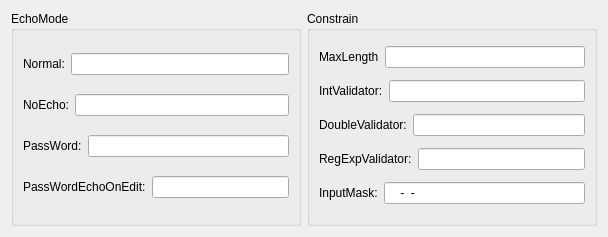
<?xml version="1.0" encoding="UTF-8"?>
<ui version="4.0">
 <class>Widget</class>
 <widget class="QWidget" name="Widget">
  <property name="geometry">
   <rect>
    <x>0</x>
    <y>0</y>
    <width>608</width>
    <height>237</height>
   </rect>
  </property>
  <property name="windowTitle">
   <string>Widget</string>
  </property>
  <layout class="QHBoxLayout" name="horizontalLayout_10">
   <item>
    <widget class="QGroupBox" name="groupBox">
     <property name="title">
      <string>EchoMode</string>
     </property>
     <layout class="QVBoxLayout" name="verticalLayout">
      <item>
       <layout class="QHBoxLayout" name="horizontalLayout">
        <item>
         <widget class="QLabel" name="label">
          <property name="text">
           <string>Normal:</string>
          </property>
         </widget>
        </item>
        <item>
         <widget class="QLineEdit" name="normalLineEdit"/>
        </item>
       </layout>
      </item>
      <item>
       <layout class="QHBoxLayout" name="horizontalLayout_2">
        <item>
         <widget class="QLabel" name="label_2">
          <property name="text">
           <string>NoEcho:</string>
          </property>
         </widget>
        </item>
        <item>
         <widget class="QLineEdit" name="noEchoLineEdit">
          <property name="echoMode">
           <enum>QLineEdit::NoEcho</enum>
          </property>
         </widget>
        </item>
       </layout>
      </item>
      <item>
       <layout class="QHBoxLayout" name="horizontalLayout_3">
        <item>
         <widget class="QLabel" name="label_3">
          <property name="text">
           <string>PassWord:</string>
          </property>
         </widget>
        </item>
        <item>
         <widget class="QLineEdit" name="passwordLineEdit">
          <property name="echoMode">
           <enum>QLineEdit::Password</enum>
          </property>
         </widget>
        </item>
       </layout>
      </item>
      <item>
       <layout class="QHBoxLayout" name="horizontalLayout_4">
        <item>
         <widget class="QLabel" name="label_4">
          <property name="text">
           <string>PassWordEchoOnEdit:</string>
          </property>
         </widget>
        </item>
        <item>
         <widget class="QLineEdit" name="passwordEchoOnEdit">
          <property name="echoMode">
           <enum>QLineEdit::PasswordEchoOnEdit</enum>
          </property>
         </widget>
        </item>
       </layout>
      </item>
     </layout>
    </widget>
   </item>
   <item>
    <widget class="QGroupBox" name="groupBox_2">
     <property name="title">
      <string>Constrain</string>
     </property>
     <layout class="QVBoxLayout" name="verticalLayout_2">
      <item>
       <layout class="QHBoxLayout" name="horizontalLayout_5">
        <item>
         <widget class="QLabel" name="label_5">
          <property name="text">
           <string>MaxLength</string>
          </property>
         </widget>
        </item>
        <item>
         <widget class="QLineEdit" name="maxLengthLineEdit"/>
        </item>
       </layout>
      </item>
      <item>
       <layout class="QHBoxLayout" name="horizontalLayout_6">
        <item>
         <widget class="QLabel" name="label_6">
          <property name="text">
           <string>IntValidator:</string>
          </property>
         </widget>
        </item>
        <item>
         <widget class="QLineEdit" name="validatorLineEdit">
          <property name="inputMask">
           <string/>
          </property>
         </widget>
        </item>
       </layout>
      </item>
      <item>
       <layout class="QHBoxLayout" name="horizontalLayout_8">
        <item>
         <widget class="QLabel" name="label_8">
          <property name="text">
           <string>DoubleValidator:</string>
          </property>
         </widget>
        </item>
        <item>
         <widget class="QLineEdit" name="doubleValidatorLineEdit"/>
        </item>
       </layout>
      </item>
      <item>
       <layout class="QHBoxLayout" name="horizontalLayout_9">
        <item>
         <widget class="QLabel" name="label_9">
          <property name="text">
           <string>RegExpValidator:</string>
          </property>
         </widget>
        </item>
        <item>
         <widget class="QLineEdit" name="regExpValidatorLineEdit"/>
        </item>
       </layout>
      </item>
      <item>
       <layout class="QHBoxLayout" name="horizontalLayout_7">
        <item>
         <widget class="QLabel" name="label_7">
          <property name="text">
           <string>InputMask:</string>
          </property>
         </widget>
        </item>
        <item>
         <widget class="QLineEdit" name="inputMaskLineEdit">
          <property name="inputMask">
           <string>0000-00-00</string>
          </property>
         </widget>
        </item>
       </layout>
      </item>
     </layout>
    </widget>
   </item>
  </layout>
 </widget>
 <resources/>
 <connections/>
</ui>
